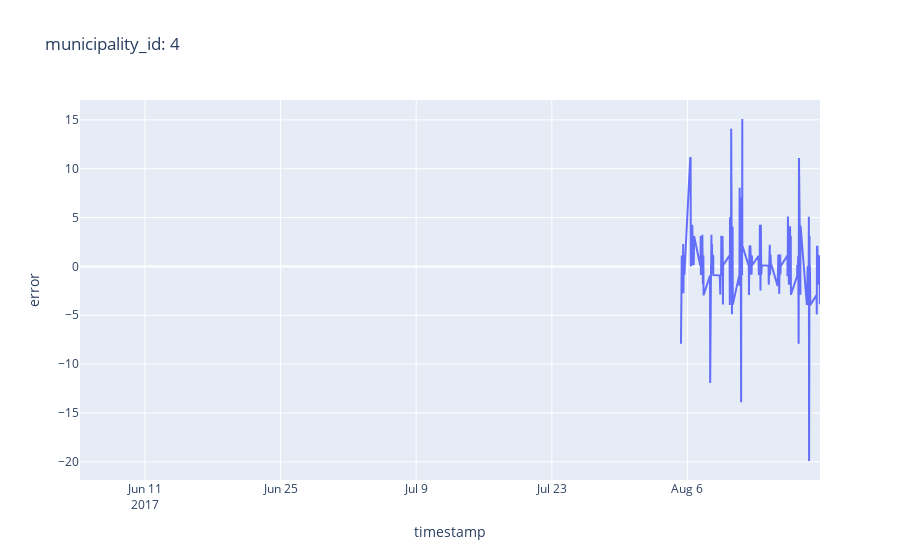

This figure's notebook cell:
### Code cell
# plot error metrics in plotly interactive
fig = go.Figure()

### Figure 1 — Plotly figure (JSON) as saved in the notebook; plotly's stock layout.template omitted (floating-point values rounded to 4 significant figures; data arrays with more than 128 entries replaced by an {"elided": "..."} marker saying what was removed)
{"data": [{"name": "error", "type": "scatter", "x": {"elided": "1443 str values"}, "y": {"elided": "1443 float values"}}], "layout": {"title": {"text": "municipality_id: 4"}, "xaxis": {"title": {"text": "timestamp"}}, "yaxis": {"title": {"text": "error"}}}}
